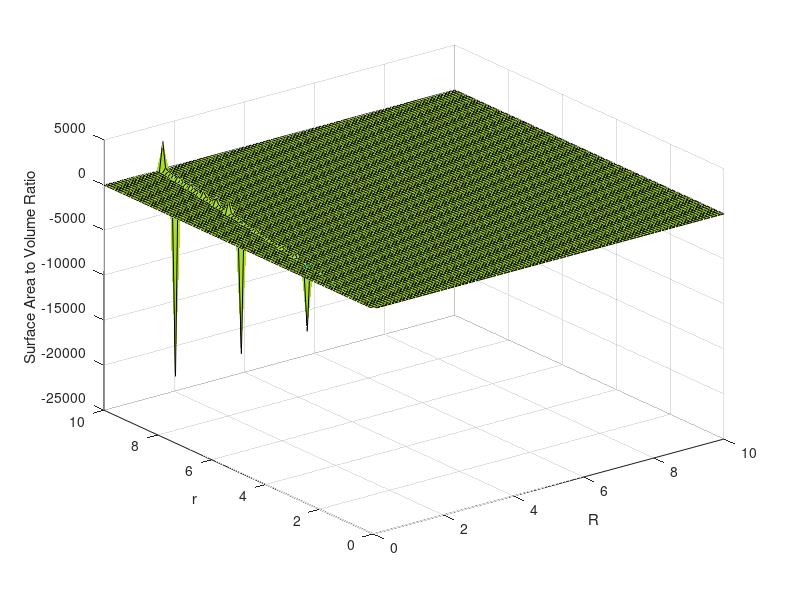

Source code (MATLAB):

max = 10;
step = 0.1;
B = pi/4;

[R,r] = meshgrid(0:step:max,0:step:max);

Vt = (pi .* R .* (r.^2)) .* (  2.*pi  -  2.*B   + sin(2*B)  );

Vp =  4.*pi .* ( ((R - r.* cos(B)).^(3))./(8.*tan(B))  +    (r.*sin(B) + ((r.*cos(B) - R)./(2.*tan(B)))).*( ((R-r.*cos(B)).^(2))/2) );


At = (2.*pi - 2.*B) .* r .* 2 .* pi .* R;

Ap = 4.*pi .*   ((((((R-r.*cos(B)).*tan(B)).^(2))+ ((R-r.*cos(B)).^(2))).^(3/2)) - (((R-r.*cos(B)) .* tan(B)).^(3)))./ (3.* (R-r.*cos(B) * tan(B)) )  ;


Z = (Vt+Vp)./(At+Ap);

% Z = (At+Ap);



 surf(R,r,Z)

% contour(R,r,Z)

xlabel('R') 
ylabel('r') 
zlabel('Surface Area to Volume Ratio')

